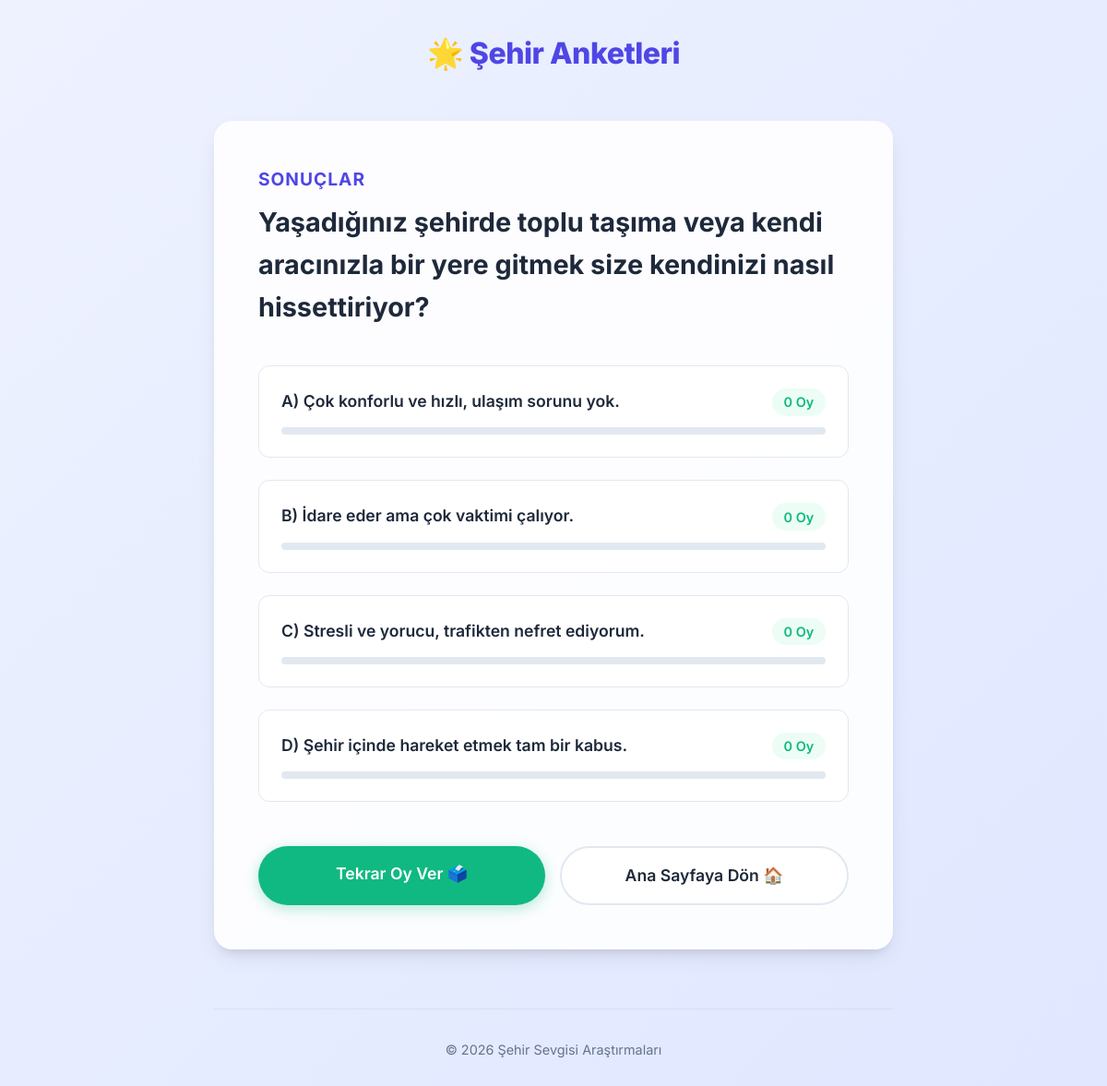
Screenshot of /polls/8/results/ with the database file from the repository.
### polls/models.py (models this page shows, shortened)
class Question(models.Model):
    question_text = models.CharField(max_length=200, verbose_name="Anket Sorusu")
    pub_date = models.DateTimeField(verbose_name="Yayınlanma Tarihi")

class Choice(models.Model):
    question = models.ForeignKey(Question, on_delete=models.CASCADE)
    choice_text = models.CharField(max_length=200, verbose_name="Seçenek Metni")
    votes = models.IntegerField(default=0, verbose_name="Oy Sayısı")

### polls/views.py (the view)
# urls.py: path("<int:pk>/results/", views.ResultsView.as_view(), name="results"),
class ResultsView(generic.DetailView):
    model = Question
    template_name = "polls/results.html"

### polls/templates/polls/results.html (shortened to what this page needs)
{% extends "polls/base.html" %}
{% block content %}
<div class="poll-results-container">
    <div class="results-card">
        <h1 class="results-title">Sonuçlar</h1>
        <h2 class="question-text">{{ question.question_text }}</h2>
        <div class="results-list">
            {% for choice in question.choice_set.all %}
            <div class="result-item">
                <div class="result-info">
                    <span class="choice-text">{{ choice.choice_text }}</span>
                    <span class="vote-count">{{ choice.votes }} Oy</span>
                </div>
                <div class="progress-bar-container">
                </div>
            </div>
            {% empty %}
            <p>Henüz bu anket için seçenek veya oy bulunmuyor.</p>
            {% endfor %}
        </div>
        <div class="action-buttons">
            <a href="{% url 'polls:detail' question.id %}" class="btn-secondary">
                Tekrar Oy Ver 🗳️
            </a>
            <a href="{% url 'polls:index' %}" class="btn-tertiary">
                Ana Sayfaya Dön 🏠
            </a>
        </div>
    </div>
</div>
{% endblock content %}

### polls/static/polls/style.css (style rules this page uses)
:root { --primary-color: #4F46E5; --primary-hover: #4338CA; --secondary-color: #10B981; --secondary-hover: #059669; --background-gradient-start: #EEF2FF; --background-gradient-end: #E0E7FF; --text-main: #1E293B; --text-muted: #64748B; --card-bg: rgba(255, 255, 255, 0.9); --card-shadow: 0 10px 25px -5px rgba(0, 0, 0, 0.1), 0 8px 10px -6px rgba(0, 0, 0, 0.1); --font-family: 'Inter', sans-serif; --radius-md: 12px; --radius-lg: 20px; --radius-full: 9999px; --transition-speed: 0.3s; }
* { box-sizing: border-box; margin: 0; padding: 0; }
body { font-family: var(--font-family); background: linear-gradient(135deg, var(--background-gradient-start) 0%, var(--background-gradient-end) 100%); color: var(--text-main); line-height: 1.6; min-height: 100vh; display: flex; flex-direction: column; }
h1, h2, h3 { color: var(--text-main); font-weight: 700; }
.btn-primary, .btn-secondary, .btn-tertiary { display: inline-block; padding: 1rem 2rem; border: none; border-radius: var(--radius-full); font-size: 1.1rem; font-weight: 600; cursor: pointer; text-align: center; text-decoration: none; transition: all 0.2s ease; width: 100%; }
.btn-secondary { background: var(--secondary-color); color: white; box-shadow: 0 4px 15px rgba(16, 185, 129, 0.3); }
.btn-tertiary { background: white; color: var(--text-main); border: 2px solid #E2E8F0; }
.results-card { background: var(--card-bg); border-radius: var(--radius-lg); padding: 3rem; box-shadow: var(--card-shadow); }
.results-title { color: var(--primary-color); margin-bottom: 0.5rem; font-size: 1.2rem; text-transform: uppercase; letter-spacing: 1px; }
.question-text { font-size: 1.8rem; margin-bottom: 2.5rem; }
.results-list { display: flex; flex-direction: column; gap: 1.5rem; margin-bottom: 3rem; }
.result-item { background: white; padding: 1.5rem; border-radius: var(--radius-md); border: 1px solid #E2E8F0; }
.result-info { display: flex; justify-content: space-between; margin-bottom: 0.8rem; font-weight: 600; font-size: 1.1rem; }
.vote-count { color: var(--secondary-color); background: #ECFDF5; padding: 0.2rem 0.8rem; border-radius: var(--radius-full); font-size: 0.9rem; }
.progress-bar-container { height: 8px; background: #E2E8F0; border-radius: var(--radius-full); overflow: hidden; }
.action-buttons { display: flex; gap: 1rem; flex-direction: column; }
@media (min-width: 600px) { .action-buttons { flex-direction: row; } }

### rows the page displays
Question: question_text "Yaşadığınız şehirde toplu taşıma veya kendi aracınızla bir yere gitmek size kendinizi nasıl hissettiriyor?"
Choice: choice_text "A) Çok konforlu ve hızlı, ulaşım sorunu yok.", votes "0"
Choice: choice_text "B) İdare eder ama çok vaktimi çalıyor.", votes "0"
Choice: choice_text "C) Stresli ve yorucu, trafikten nefret ediyorum.", votes "0"
Choice: choice_text "D) Şehir içinde hareket etmek tam bir kabus.", votes "0"
